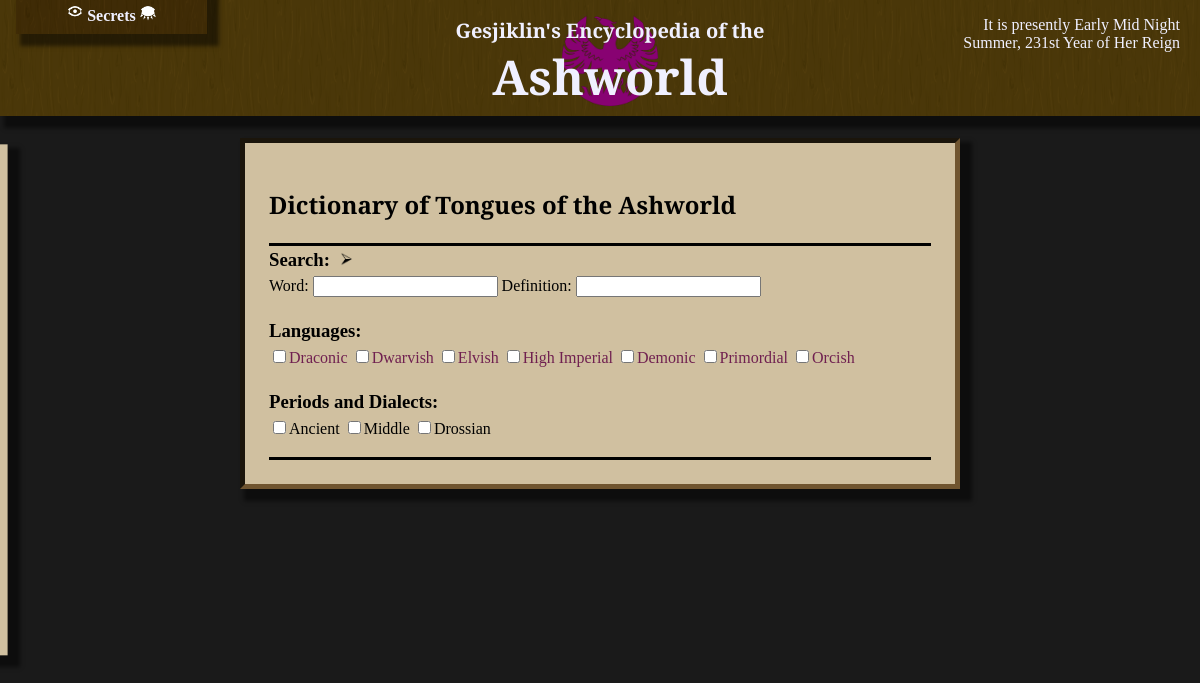
The app's page /dictionary/, older data.
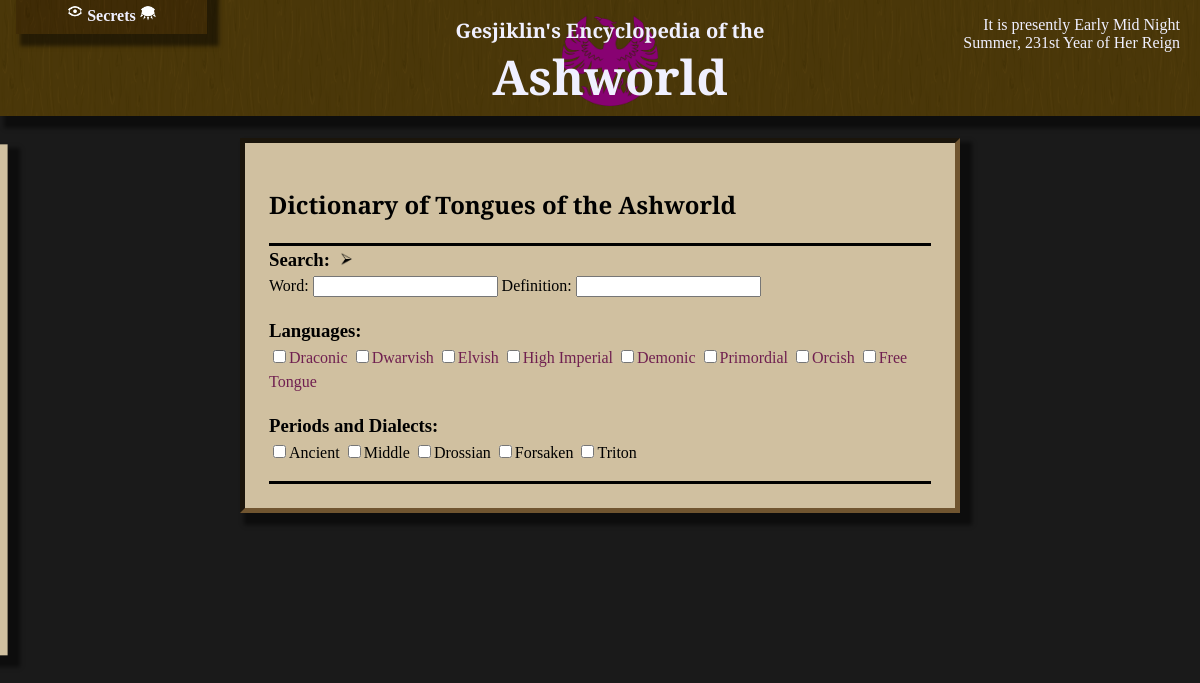
The same page, newer data.
### dictionary/models.py (models this page shows)
class Language(models.Model):
    name = models.CharField(max_length=64, primary_key=True)
    page = models.ForeignKey(InfoPage, null=True, blank=True, on_delete=models.SET_NULL)
    def __str__(self):
        return self.name

class LanguageVariant(models.Model):
    name = models.CharField(max_length=64, primary_key=True)
    page = models.ForeignKey(InfoPage, null=True, blank=True, on_delete=models.SET_NULL)
    def __str__(self):
        return self.name

### dictionary/views.py (the view)
# urls.py: path('', views.index, name='dictionary'),
def index(request):
    entries = Entry.objects.all();
    entries = filter_checked(Language, request.GET, entries, "language")
    entries = filter_checked(LanguageVariant, request.GET, entries, "variant")
    bad_terms = []
    word = 'word' in request.GET and request.GET['word']
    definition = 'definition' in request.GET and request.GET['definition']
    if word:
        entries = search(entries, request.GET['word'].split(' '), 'word', 'word', bad_terms)
    if definition:
        entries = search(entries, request.GET['definition'].split(' '), 'definition', 'word', bad_terms)
    if bad_terms or len(entries) == len(Entry.objects.all()):
        entries = []
    context = {
        'entries' : entries,
        'languages' : Language.objects.all(),
        'variants' : LanguageVariant.objects.all(),
    }
    context.update(base_context(request))
    context.update(request.GET) # enable refilling the form
    return render(request, 'dictionary/index.html', context)

### util.py (called while the page is built)
def filter_checked(model, get, objects, field):
    selected = model.objects.filter(name__in = (i for i in get if get[i]=='True'))
    if selected:
        return objects.filter(**{field + "__in":selected})
    return objects

### wiki/views.py (called while the page is built)
def pop_popup(request):
	queue = request.session.get('popupforms', [])
	if queue and isinstance(queue, list):
		r = queue.pop(0)
		request.session['popupforms'] = queue
		return r
	else:
		return None

def base_context(request):
	context = {}
	context['show_secrets'] = request.session.get('show_secrets', False)
	context['passwords'] = request.session.get('passwords')
	context['locations'] = MapLocation.objects.all()
	if context['passwords']:
		context['unlocked_secrets'] = list(reduce(lambda x,y : x.union(y), (SecretPassword.objects.get(pk=i).unlocks() for i in context['passwords'])))
	context['popupform'] = pop_popup(request)
	context['terms_str'] = request.GET.get('terms')
	context['terms'] = list(filter(lambda term : not term in ignored_terms, context['terms_str'].split(' ') if context['terms_str'] else []))
	context['show_edit'] = request.get_host() == "127.0.0.1:8000"
	return context

### dictionary/templates/dictionary/index.html (shortened to what this page needs)
{% extends "wiki/index.html" %}
{% load static %}
{% block head %}
    <link rel="stylesheet" href="{% static 'dictionary/style.css' %}"/>
{% endblock %}
{% block content %}
<div class="textbox">
    <h2>Dictionary of Tongues of the Ashworld</h2>
    <form action="{% url 'dictionary' %}" method="get">
        <div>
            <h3 style="display: inline">Search:</h3>
            <button type="sumbit" class="arrowbutton">
                <img src="{% static 'wiki/arrow.png' %}" />
            </button>
        </div>
        <label>Word: </label><input type="text" name="word"/>
        <label>Definition: </label><input type="text" name="definition"/>
        <h3>Languages:</h3>
        {% for language in languages %}
            <input type="checkbox" value="True" name="{{ language.pk }}"/><label><a>{{ language }}</a></label>
        {% endfor %}
        <h3>Periods and Dialects:</h3>
        {% for variant in variants %}
            <input type="checkbox" value="True" name="{{ variant.pk }}"/><label>{{ variant }}</label>
        {% endfor %}
    </form>
</div>
{% endblock %}

### wiki/templates/wiki/index.html (shortened to what this page needs)
{% load static %}
{% load wiki_extras %}
<!DOCTYPE HTML>
<html>
<head>
    <link rel="stylesheet" type="text/css" href="{% static 'wiki/style.css' %}"/>
    {% block head %}{% endblock %}
</head>
<body>
<div class="title">
    <image src="{% static 'wiki/Phoenix.png' %}" alt=""/>
    <span><h2>Gesjiklin's Encyclopedia of the</h2><h1>Ashworld</h1></span>
    <div class="passwords">
        <h3>
            <img src="{% static 'wiki/openEye.png' %}" alt="" height="16"/>
            Secrets
            <img src="{% static 'wiki/closedEye.png' %}" alt="" height="16"/>
        </h3>
    </div>
    <p id="datetime" class="right">
        It is presently HOUR SECTION <br/>
        Summer, 231st Year of Her Reign
    </p>
</div>
<div class="titlebuffer"></div>
<div class="sidebar">
</div>
<div class="content">
    {% block content %}{% endblock %}
</div>
</body>
</html>

### wiki/static/wiki/style.css (style rules this page uses)
body { padding: 0%; margin: 0%; background-image: url("/static/wiki/stone.png"); background-repeat: repeat; background-attachment: fixed; }
body:before { position: fixed; content:""; top:0; left:0; width:100%; height:100%; opacity: 0.985; background-color: #171717; z-index: -10; }
.title { position: fixed; top: 0; left: 0; width: 100%; margin: 0%; padding: 10px; text-align: center; z-index: 10; }
.title, .passwords { background-image: url("/static/wiki/wood.jpg"); background-repeat: repeat; background-size: 200px 200px; }
.title:before, .passwords:before { position: absolute; content:""; top:0; left:0; width:100%; height:100%; opacity: 0.85; background: #453605; z-index: -10; }
.title, .title a { color: #f0f0ff; }
.title, .titlebuffer { height: 6em; }
.title img { max-height: 100%; }
.title span { position: absolute; top: 0; left: 50%; transform: translate(-50%, 0%); }
.title h2 { margin-bottom: 0%; font-size: 1.25em; }
.title h1 { margin-top: 0%; margin-bottom: 8px; font-size: 3em; }
.title h1, h2, .sidebar a, .sidebar form { font-family: 'Cinzel Decorative', cursive; }
.title p { position: absolute; top: 0; padding: 0px 8px; }
.title p.right { text-align: right; right: 2em; }
.passwords { position: absolute; left: 16px; top: 0; transform: translate(0, calc(18px + 1em - 100%)); width: 15%; padding: 4px; padding-bottom: 8px; transition: top 1s; transition: bottom 1s; transition: transform 1s; }
.passwords:before { background: #382702; }
.passwords:before { z-index: 0; }
.passwords p, .passwords form, .passwords h3 { position: relative; z-index: 1; }
.passwords h3 { font-weight: bold; font-size: 1em; margin-bottom: 1px; }
.content { padding: 10px 20%; color: #fffff0; }
.textbox { color: #000000; padding: 24px; border-style: inset; border-color: #705530; border-width: 5px; line-height: 1.5; }
.sidebar { position: absolute; left: 0; top: 50%; padding: 16px; padding-top: inherit; width: 10%; max-width: 10em; overflow: hidden; z-index: 20; transform: translate(-95%, -50%); transition: transform 1s; }
form .arrowbutton { background: transparent; border: none; }
form .arrowbutton img { display: inline; height: 1em; }
a { text-decoration: none; color: #000000; }
.textbox p a, .textbox form a { color: #702050; }
.title, .content .textbox, .sidebar, .passwords { box-shadow: 8px 8px 4px 4px #00000080; }
.sidebar, .textbox { background-color: #d0c0a0; }

### dictionary/static/dictionary/style.css (style rules this page uses)
.textbox form { border-top: 3px solid; border-bottom: 3px solid; padding-bottom: 1em; }
.textbox h3 { margin-bottom: 1px; }

Row changes from the older to the newer data that the page shows:
added Language: name "Free Tongue"
added LanguageVariant: name "Forsaken"
added LanguageVariant: name "Triton"
